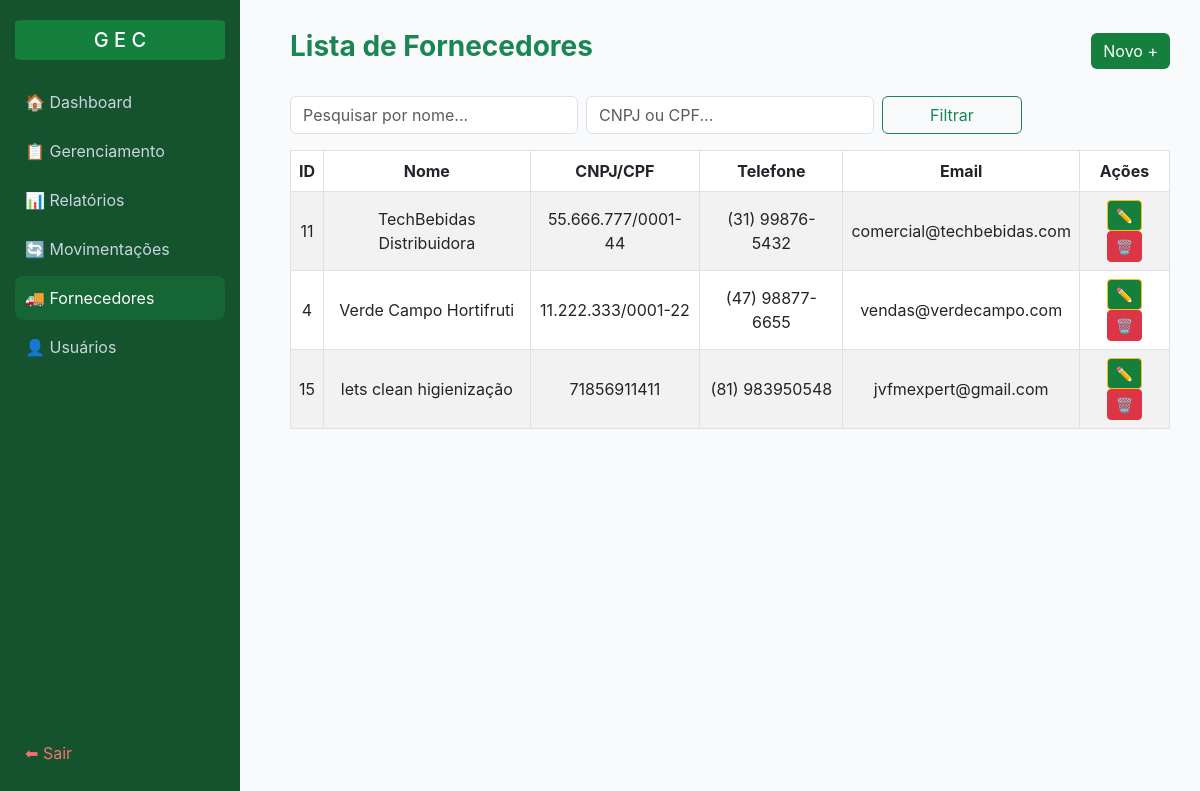
Page /fornecedores (signed in) on the earlier database version.
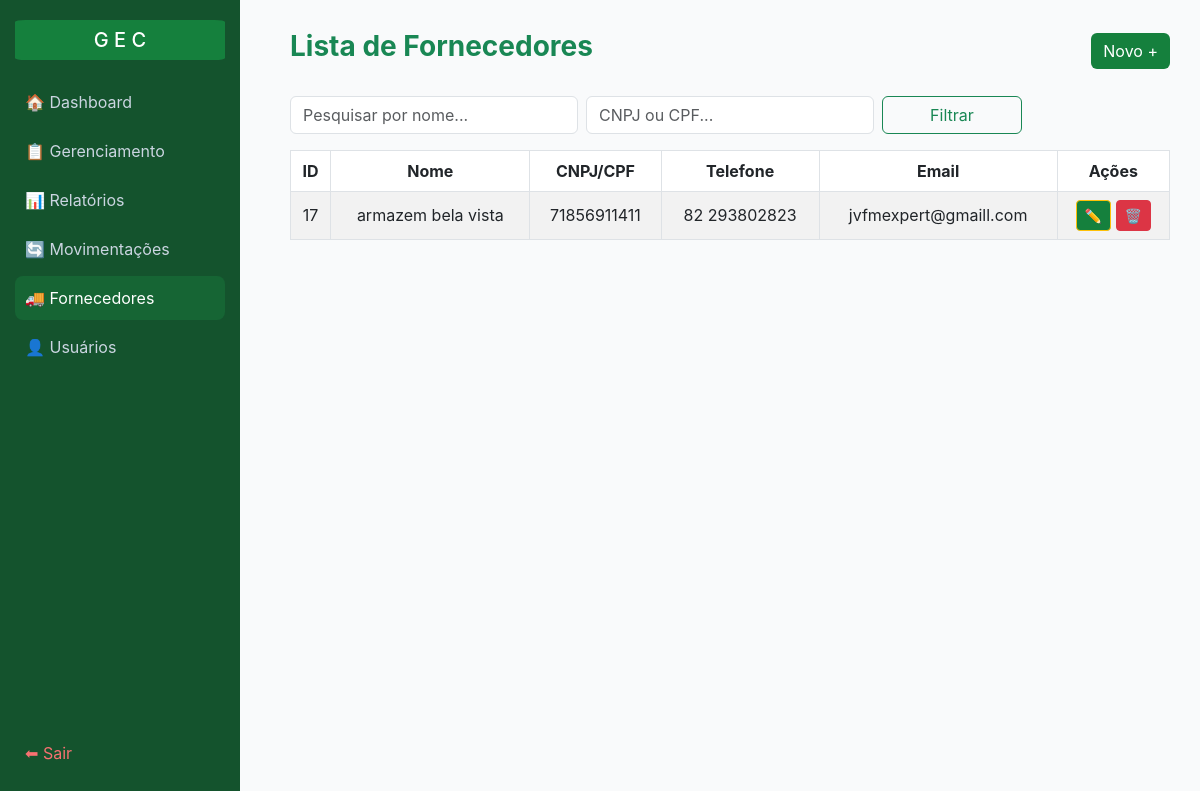
Same page on the later database version.
### tables this page shows
CREATE TABLE "fornecedores" (
	"id"	INTEGER,
	"nome"	TEXT NOT NULL,
	"cnpj_cpf"	TEXT NOT NULL,
	"telefone"	TEXT NOT NULL,
	"email"	TEXT NOT NULL, ativo INTEGER DEFAULT 1,
	PRIMARY KEY("id" AUTOINCREMENT)
);

### app.py (the view)
@app.route("/fornecedores", methods=["GET"])
@admin_required
def listar_forn():
    conn = conectar()
    cur = conn.cursor()
    nome = request.args.get("nome", "").strip().capitalize()
    cnpj_cpf = request.args.get("cnpj_cpf", "").strip().capitalize()
    query = "Select * From fornecedores Where ativo=1"
    p = []
    if nome:
        query += " and nome like ?"
        p.append(f"%{nome}%")
    if cnpj_cpf:
        query += " And cnpj_cpf like ?"
        p.append(f"%{cnpj_cpf}%")
    query += " order by nome asc"
    cur.execute(query, p)
    fornecedores = cur.fetchall()
    conn.close()
    return render_template("forn/listar_forn.html", fornecedores=fornecedores, nome=nome, cnpj_cpf=cnpj_cpf)

### app.py (called while the page is built)
def admin_required(f):
    @wraps(f)
    def wrapper(*args, **kwargs):
        if not session.get("usuario"):
            flash("Faça login primeiro!")
            return redirect(url_for("login"))
        if session.get("perfil") != "admin":
            flash("Acesso restrito a administradores.")
            return redirect(url_for("home"))
        return f(*args, **kwargs)
    return wrapper

### data/db.py (called while the page is built)
def conectar():
    return sqlite3.connect("data/estoque.db")

### templates/forn/listar_forn.html (shortened to what this page needs)
<!DOCTYPE html>
<html lang="pt-BR">
<head>
  <link href="https://cdn.jsdelivr.net/npm/bootstrap@5.3.0/dist/css/bootstrap.min.css" rel="stylesheet">
</head>
<body>
   <div class="sidebar">
    <div>
      <h5> G E C</h5>
      <a href="{{ url_for('home') }}">🏠 Dashboard</a>
      <a href="{{ url_for('gerenciamento') }}">📋 Gerenciamento</a>
      <a href="{{ url_for('relatorios') }}">📊 Relatórios</a>
      <a href="{{ url_for('movimentacao') }}">🔄 Movimentações</a>
      {% if session.perfil == "admin" %}
      <a href="{{ url_for('listar_forn') }}" class="active">🚚 Fornecedores</a>
      <a href="{{ url_for('listar_usuarios') }}">👤 Usuários</a>
      {% endif %}
    </div>
    <div>
      <a href="{{ url_for('login') }}" class="logout" style="color: #f87171;">⬅ Sair</a>
    </div>
  </div>
  <div class="content">
    <div class="d-flex justify-content-between align-items-center mb-4">
      <h3 class="fw-bold text-success">Lista de Fornecedores</h3>
      <a href="{{ url_for('cadastrar_fornecedor') }}" class="btn btn-success">Novo +</a>
    </div>
    <form class="row g-2 mb-3" method="get">
      <div class="col-md-4">
        <input type="text" name="nome" class="form-control" placeholder="Pesquisar por nome..." value="{{ nome }}">
      </div>
      <div class="col-md-4">
        <input type="text" name="cnpj_cpf" class="form-control" placeholder="CNPJ ou CPF..." value="{{ cnpj_cpf }}">
      </div>
      <div class="col-md-2">
        <button type="submit" class="btn btn-outline-success w-100">Filtrar</button>
      </div>
    </form>
    <div class="table-responsive" style="text-align: center;">
      <table class="table table-striped table-bordered align-middle">
        <thead>
          <tr class="text-center">
            <th>ID</th>
            <th>Nome</th>
            <th>CNPJ/CPF</th>
            <th>Telefone</th>
            <th>Email</th>
            <th>Ações</th>
          </tr>
        </thead>
        <tbody>
          {% if fornecedores %}
            {% for f in fornecedores %}
            <tr>
              <td class="text-center">{{ f[0] }}</td>
              <td>{{ f[1] }}</td>
              <td>{{ f[2] }}</td>
              <td>{{ f[3] or '-' }}</td>
              <td>{{ f[4] or '-' }}</td>
              <td class="text-center">
                <a href="{{ url_for('editar_fornecedor', id=f[0]) }}" class="btn btn-warning btn-sm" style="background-color: #15803d;">✏️</a>
                <a href="{{ url_for('inativar_fornecedor', id=f[0]) }}"
                   class="btn btn-danger btn-sm"
                   data-bs-toggle="modal"
                   data-bs-target="#confirmarInativacaoModal"
                   data-forn-id="{{ f[0] }}"
                   data-forn-nome="{{ f[1] }}">🗑️</a>
              </td>
            </tr>
            {% endfor %}
          {% else %}
            <tr>
              <td colspan="7" class="text-center text-muted">Nenhum fornecedor encontrado.</td>
            </tr>
          {% endif %}
        </tbody>
      </table>
    </div>
  </div>
</body>
</html>

Differences in the rows shown:
removed fornecedores: id "11", nome "TechBebidas Distribuidora", cnpj_cpf "55.666.777/0001-44", telefone "(31) 99876-5432", email "comercial@techbebidas.com"
removed fornecedores: id "4", nome "Verde Campo Hortifruti", cnpj_cpf "11.222.333/0001-22", telefone "(47) 98877-6655", email "vendas@verdecampo.com"
removed fornecedores: id "15", nome "lets clean higienização", cnpj_cpf "71856911411", telefone "(81) 983950548", email "jvfmexpert@gmail.com"
added fornecedores: id "17", nome "armazem bela vista", cnpj_cpf "71856911411", telefone "82 293802823", email "jvfmexpert@gmaill.com"
